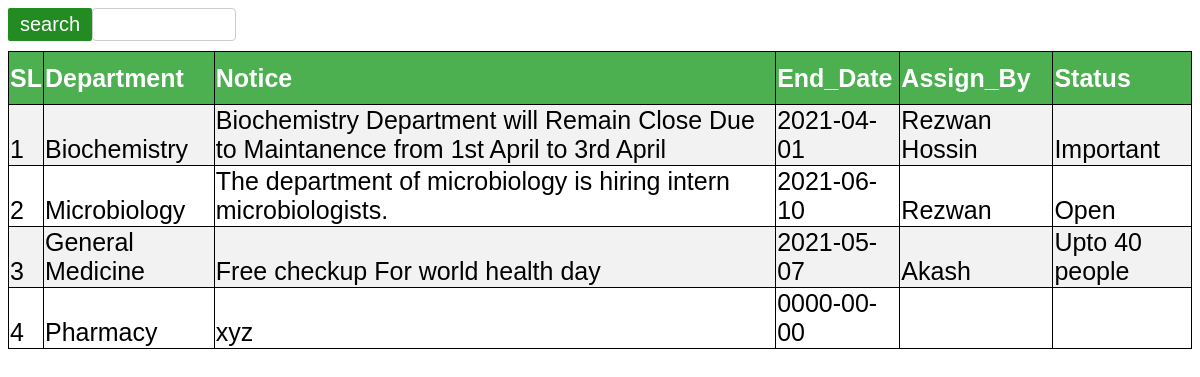
The app's page /HMS/display/list-notice.php with its own data.
### tables this page shows
CREATE TABLE `notice` (
  `sl` int(11) NOT NULL,
  `department_name` varchar(50) NOT NULL,
  `notice` varchar(500) DEFAULT NULL,
  `end_date` date DEFAULT NULL,
  `assign_by` varchar(50) DEFAULT NULL,
  `status` varchar(50) DEFAULT NULL
);

### HMS/display/list-notice.php (the view, shortened to what this page needs)
<!DOCTYPE html>
<html>
<head>
</head>
<body>
	<div class="container">
		<form action="search-notice.php" method="post">
			<input type="text" name="search" >
			<button class="btn">search</button>
		</form>
	</div>
	<table>
		<tr>
			<th>SL</th>
			<th>Department</th>
			<th>Notice</th>
			<th>End_Date</th>
			<th>Assign_By</th>
			<th>Status</th>
		</tr>
		<?php
		 $conn =mysqli_connect("localhost", "root", "", "hospital");
            $sql = "SELECT sl, department_name,notice,end_date,assign_by,status FROM notice";
            $result = $conn->query($sql);
            if ($result->num_rows > 0) {
            while($row = $result->fetch_assoc()) {
            echo "<tr><td> " . $row["sl"]. "</td><td> " . $row["department_name"]. " </td><td>" . $row["notice"]. "</td><td>".$row["end_date"]. "</td><td> " .$row["assign_by"]. "</td><td> " .$row["status"]."</td></tr>";
                  }
              echo"</table>";
               }
              else {
              echo "0 results";
              }
		?>
</body>
</html>

### HMS/display/list-notice.php (style rules this page uses)
.btn { background-color: #228B22; color: white; padding: 5px 12px; border: none; border-radius: 2px; cursor: pointer; float: left; font-size:20px; }
input[type=text] { width: 10%; padding: 8px 12px; border: 1px solid #ccc; border-radius: 4px; resize: vertical; }
.container { padding-bottom:10px; }
table { border-collapse:collapse; color:black; width:100%; font-family:sans-serif; font-size:25px; text-align:left; padding-left:15px; }
table,th,td { border:1px solid black; }
th { background-color:#4CAF50; color:white; height:50px; }
td { height:10px; vertical-align:bottom; }
tr:nth-child(even) { background-color: #f2f2f2 }

### records on screen
notice: sl "1", department_name "Biochemistry", notice "Biochemistry Department will Remain Close Due to Maintanence from 1st April to 3rd April", end_date "2021-04-01", assign_by "Rezwan Hossin", status "Important"
notice: sl "2", department_name "Microbiology", notice "The department of microbiology is hiring intern microbiologists.", end_date "2021-06-10", assign_by "Rezwan", status "Open"
notice: sl "3", department_name "General Medicine", notice "Free checkup For world health day", end_date "2021-05-07", assign_by "Akash", status "Upto 40 people"
notice: sl "4", department_name "Pharmacy", notice "xyz", end_date "0000-00-00"
